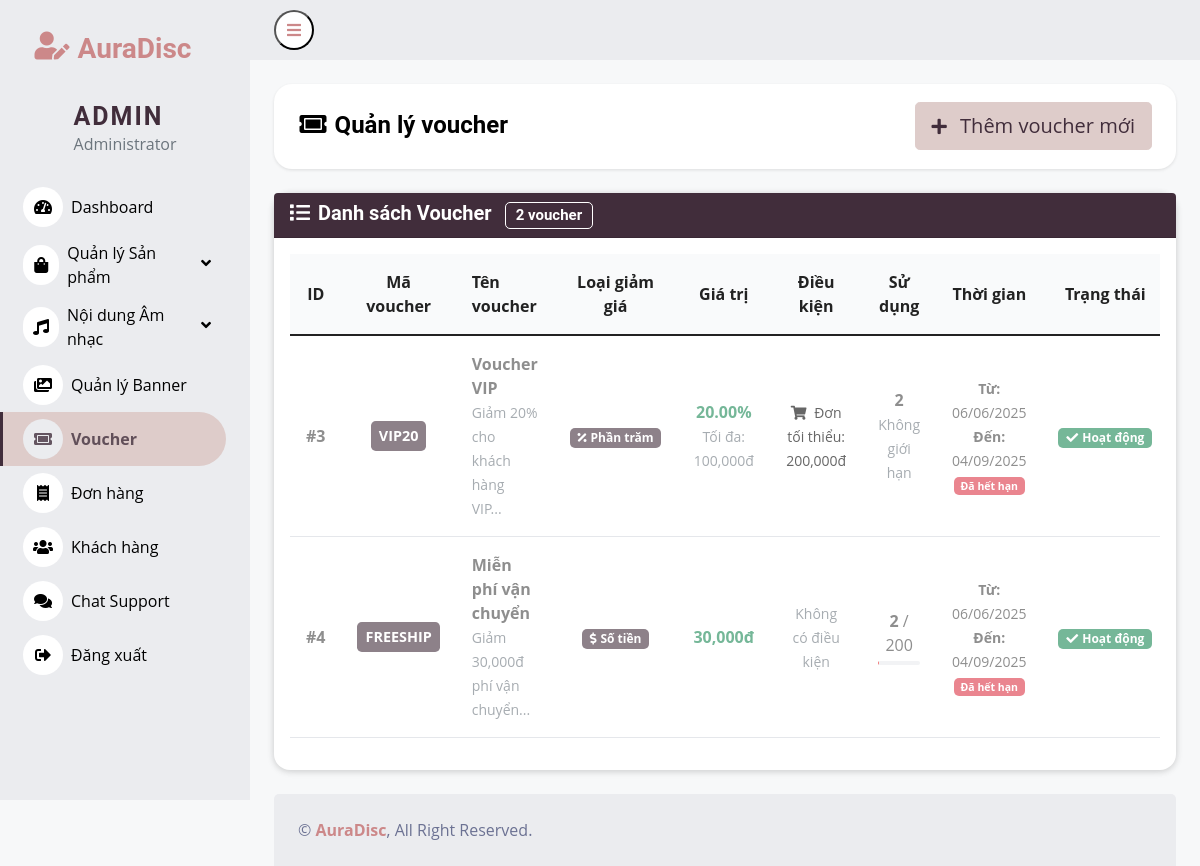
The page /admin/pages/voucher/voucher_list.php?error=invalid_id (signed in) on the database its author committed.
### tables this page shows
CREATE TABLE `vouchers` (
  `voucher_id` int(11) NOT NULL,
  `voucher_code` varchar(50) NOT NULL,
  `voucher_name` varchar(255) NOT NULL,
  `description` text DEFAULT NULL,
  `discount_type` enum('percentage','fixed_amount') NOT NULL,
  `discount_value` decimal(10,2) NOT NULL,
  `min_order_amount` decimal(10,2) DEFAULT 0.00,
  `max_discount_amount` decimal(10,2) DEFAULT NULL,
  `usage_limit` int(11) DEFAULT NULL,
  `used_count` int(11) DEFAULT 0,
  `per_user_limit` int(11) DEFAULT 1,
  `start_date` date NOT NULL,
  `end_date` date NOT NULL,
  `is_active` tinyint(1) DEFAULT 1,
  `created_at` timestamp NOT NULL DEFAULT current_timestamp(),
  `updated_at` timestamp NOT NULL DEFAULT current_timestamp() ON UPDATE current_timestamp()
);

### admin/pages/voucher/voucher_list.php (the view, shortened to what this page needs)
<?php
try {
    require_once '../../../config/database.php';
    $vouchers = [];
    $sql = "SELECT * FROM vouchers ORDER BY created_at DESC";
    $result = $conn->query($sql);
    if ($result === false) {
        $error_msg = "Lỗi query: " . $conn->error;
    } else {
        if ($result->num_rows > 0) {
            while ($row = $result->fetch_assoc()) {
                $vouchers[] = $row;
            }
        }
    }
} catch (Exception $e) {
    die("Lỗi: " . $e->getMessage());
}
?>
<!DOCTYPE html>
<html lang="vi">
<head>
    <link href="/WEB_MXH/admin/pages/dashboard/css/bootstrap.min.css" rel="stylesheet">
    <link href="https://cdnjs.cloudflare.com/ajax/libs/font-awesome/5.10.0/css/all.min.css" rel="stylesheet">
    <link href="https://cdn.jsdelivr.net/npm/bootstrap-icons@1.4.1/font/bootstrap-icons.css" rel="stylesheet">
    <link href="/WEB_MXH/admin/pages/dashboard/css/style.css" rel="stylesheet">
</head>
<body>
<div class="container-fluid position-relative d-flex p-0">
    <?php
    if (file_exists(__DIR__.'/../dashboard/sidebar.php')) {
        include __DIR__.'/../dashboard/sidebar.php';
    } else {
        echo "<div>Sidebar not found</div>";
    }
    ?>
    <div class="content">
        <?php
        if (file_exists(__DIR__.'/../dashboard/navbar.php')) {
            include __DIR__.'/../dashboard/navbar.php';
        } else {
            echo "<div>Navbar not found</div>";
        }
        ?>
        <div class="container-fluid pt-4 px-4">
            <div class="header-section">
                <div class="row align-items-center">
                    <div class="col-md-6">
                        <h2 style="color: #000; font-size: 1.5rem; font-weight: 600; margin-bottom: 0; margin-left: 0.1rem;">
                            <i class="fas fa-ticket-alt me-2" style="color: #000 !important;"></i>Quản lý voucher
                        </h2>
                    </div>
                    <div class="col-md-6 text-end">
                        <a href="voucher_add.php" class="btn btn-lg" style="background-color: #deccca !important; color: #412d3b !important; border-color: #deccca !important;">
                            <i class="fas fa-plus fa-sm me-2"></i> Thêm voucher mới
                        </a>
                    </div>
                </div>
            </div>
            <div class="row">
                <div class="col-12">
                    <div class="card">
                        <div class="card-header text-white" style="background-color: #412d3b !important; color: #fff !important;">
                            <h5 class="mb-0" style="color: #fff !important;">
                                <i class="fas fa-list me-2"></i>Danh sách Voucher
                                <span class="badge ms-2" style="background-color: #412d3b !important; color: #fff !important; padding: 5px 10px; border-radius: 5px; border: 1px solid #fff;"><?php echo count($vouchers); ?> voucher</span>
                            </h5>
                        </div>
                        <div class="card-body">
                            <?php if (empty($vouchers)): ?>
                                <div class="text-center py-5">
                                    <i class="fas fa-ticket-alt fa-5x text-muted mb-4"></i>
                                    <h4 class="text-muted">Chưa có voucher nào</h4>
                                    <p class="text-muted">Hãy tạo voucher đầu tiên của bạn!</p>
                                    <a href="voucher_add.php" class="btn btn-primary">
                                        <i class="fas fa-plus me-2"></i>Thêm voucher mới
                                    </a>
                                    <button class="btn btn-secondary ms-2" onclick="createSampleVouchers()">
                                        <i class="fas fa-magic me-2"></i>Tạo voucher mẫu
                                    </button>
                                </div>
                            <?php else: ?>
                                <div class="table-responsive">
                                    <table class="table table-hover">
                                        <thead>
                                            <tr>
                                                <th style="width: 5%;">ID</th>
                                                <th style="width: 10%;">Mã voucher</th>
                                                <th style="text-align: left !important; width: 20%;">Tên voucher</th>
                                                <th style="width: 10%;">Loại giảm giá</th>
                                                <th style="width: 10%;">Giá trị</th>
                                                <th style="width: 15%;">Điều kiện</th>
                                                <th style="width: 8%;">Sử dụng</th>
                                                <th style="width: 12%;">Thời gian</th>
                                                <th style="width: 10%;">Trạng thái</th>
                                            </tr>
                                        </thead>
                                        <tbody>
                                            <?php foreach ($vouchers as $voucher):
                                                $is_expired = strtotime($voucher['end_date']) < time();
                                                $row_class = '';
                                                if ($is_expired) $row_class .= ' expired';
                                            ?>
                                                <tr class="<?php echo $row_class; ?>">
                                                    <td style="color: #444 !important;">
                                                        <strong>#<?php echo $voucher['voucher_id']; ?></strong>
                                                    </td>
                                                    <td style="color: #444 !important;">
                                                        <span class="badge p-2 rounded-3" style="font-size: 0.9em; background-color: #412d3b !important; color: #fff !important;">
                                                            <?php echo htmlspecialchars($voucher['voucher_code']); ?>
                                                        </span>
                                                    </td>
                                                    <td style="color: #444 !important; text-align: left !important;">
                                                        <strong><?php echo htmlspecialchars($voucher['voucher_name']); ?></strong>
                                                        <?php if ($voucher['description']): ?>
                                                            <br><small class="text-muted"><?php echo htmlspecialchars(substr($voucher['description'], 0, 50)); ?>...</small>
                                                        <?php endif; ?>
                                                    </td>
                                                    <td style="color: #444 !important;">
                                                        <?php if ($voucher['discount_type'] == 'percentage'): ?>
                                                            <span class="badge badge-percentage text-white">
                                                                <i class="fas fa-percentage me-1"></i>Phần trăm
                                                            </span>
                                                        <?php else: ?>
                                                            <span class="badge badge-fixed text-white">
                                                                <i class="fas fa-dollar-sign me-1"></i>Số tiền
                                                            </span>
                                                        <?php endif; ?>
                                                    </td>
                                                    <td style="color: #444 !important;">
                                                        <?php if ($voucher['discount_type'] == 'percentage'): ?>
                                                            <strong class="text-success"><?php echo $voucher['discount_value']; ?>%</strong>
                                                            <?php if ($voucher['max_discount_amount']): ?>
                                                                <br><small class="text-muted">Tối đa: <?php echo number_format($voucher['max_discount_amount']); ?>đ</small>
                                                            <?php endif; ?>
                                                        <?php else: ?>
                                                            <strong class="text-success"><?php echo number_format($voucher['discount_value']); ?>đ</strong>
                                                        <?php endif; ?>
                                                    </td>
                                                    <td style="color: #444 !important;">
                                                        <?php if ($voucher['min_order_amount'] > 0): ?>
                                                            <small style="color: #000 !important;">
                                                                <i class="fas fa-shopping-cart me-1"></i>
                                                                Đơn tối thiểu: <?php echo number_format($voucher['min_order_amount']); ?>đ
                                                            </small>
                                                        <?php else: ?>
                                                            <small class="text-muted">Không có điều kiện</small>
                                                        <?php endif; ?>
                                                    </td>
                                                    <td style="color: #444 !important;">
                                                        <div class="text-center">
                                                            <strong><?php echo $voucher['used_count']; ?></strong>
                                                            <?php if ($voucher['usage_limit']): ?>
                                                                / <?php echo $voucher['usage_limit']; ?>
                                                                <div class="progress mt-1" style="height: 4px;">
                                                                </div>
                                                            <?php else: ?>
                                                                <br><small class="text-muted">Không giới hạn</small>
                                                            <?php endif; ?>
                                                        </div>
                                                    </td>
                                                    <td style="color: #444 !important;">
                                                        <small>
                                                            <strong>Từ:</strong> <?php echo date('d/m/Y', strtotime($voucher['start_date'])); ?><br>
                                                            <strong>Đến:</strong> <?php echo date('d/m/Y', strtotime($voucher['end_date'])); ?>
                                                            <?php if ($is_expired): ?>
                                                                <br><span class="badge bg-danger">Đã hết hạn</span>
                                                            <?php elseif (strtotime($voucher['start_date']) > time()): ?>
                                                                <br><span class="badge bg-warning">Chưa hiệu lực</span>
                                                            <?php else: ?>
                                                                <br><span class="badge bg-success">Đang hiệu lực</span>
                                                            <?php endif; ?>
                                                        </small>
                                                    </td>
                                                    <td style="color: #444 !important;">
                                                        <?php if ($voucher['is_active']): ?>
                                                            <span class="badge bg-success">
                                                                <i class="fas fa-check me-1"></i>Hoạt động
                                                            </span>
                                                        <?php else: ?>
                                                            <span class="badge bg-secondary">
                                                                <i class="fas fa-times me-1"></i>Tạm dừng
                                                            </span>
                                                        <?php endif; ?>
                                                    </td>
                                                </tr>
                                            <?php endforeach; ?>
                                        </tbody>
                                    </table>
                                </div>
                            <?php endif; ?>
                        </div>
                    </div>
                </div>
            </div>
        </div>
        <?php include __DIR__.'/../dashboard/footer.php'; ?>
    </div>
</div>
</body>
</html>

### admin/pages/dashboard/css/style.css (style rules this page uses)
:root { --primary: #eb1616; --secondary: #ebecef; --light: #000000; --dark: #ffffff; }
.btn { transition: 0.5s; }
.content { margin-left: 250px; min-height: 100vh; background: #f7f8f9; transition: 0.5s; }
@media (min-width: 992px) { .content { width: calc(100% - 250px); } }
.table th { background: #f9fafb; color: #222; font-weight: 700; padding: 1rem; text-align: center; vertical-align: middle; border-bottom: 2px solid #e5e7eb; }
.badge[style*="background-color: #412d3b"] { color: #fff !important; }
.card { border: none; border-radius: 16px; box-shadow: 0 1px 6px rgba(0, 0, 0, 0.12), 0 1.5px 8px rgba(0, 0, 0, 0.08); transition: transform 0.3s; }
.table td { padding: 1rem; text-align: center; vertical-align: middle; color: #222; background: #fff; border-bottom: 1px solid #e5e7eb; }

### admin/pages/voucher/voucher_list.php (style rules this page uses)
.badge-percentage { background: #412d3b !important; color: #fff !important; }
.badge-fixed { background: #412d3b !important; color: #fff !important; }
.expired { opacity: 0.6; background-color: #f8f9fa; }
.badge[style*="background-color: #412d3b"] { color: #fff !important; }
.content { background: #f3f4f6 !important; }
.container-fluid { background: #f7f8f9; }
.header-section { background: #fff; border-radius: 18px; padding: 1.1rem 1.5rem 1.2rem 1.5rem; margin-bottom: 1.5rem; box-shadow: 0 1px 3px rgba(0, 0, 0, 0.07), 0 1.5px 4px rgba(0, 0, 0, 0.04); }

### rows shown on the page
vouchers: voucher_id "3", voucher_code "VIP20", voucher_name "Voucher VIP", description "Giảm 20% cho khách hàng VIP", discount_type "percentage" (drawn), discount_value "20.00", max_discount_amount "100,000", min_order_amount "200,000", used_count "2", shows "Không giới hạn", start_date "06/06/2025", end_date "04/09/2025", shows "Đã hết hạn", is_active 1 (drawn)
vouchers: voucher_id "4", voucher_code "FREESHIP", voucher_name "Miễn phí vận chuyển", description "Giảm 30,000đ phí vận chuyển", discount_type "fixed_amount" (drawn), discount_value "30,000", min_order_amount "Không có điều kiện", used_count "2", usage_limit "200", start_date "06/06/2025", end_date "04/09/2025", shows "Đã hết hạn", is_active 1 (drawn)

### other values the page prints
count($vouchers) "2"
